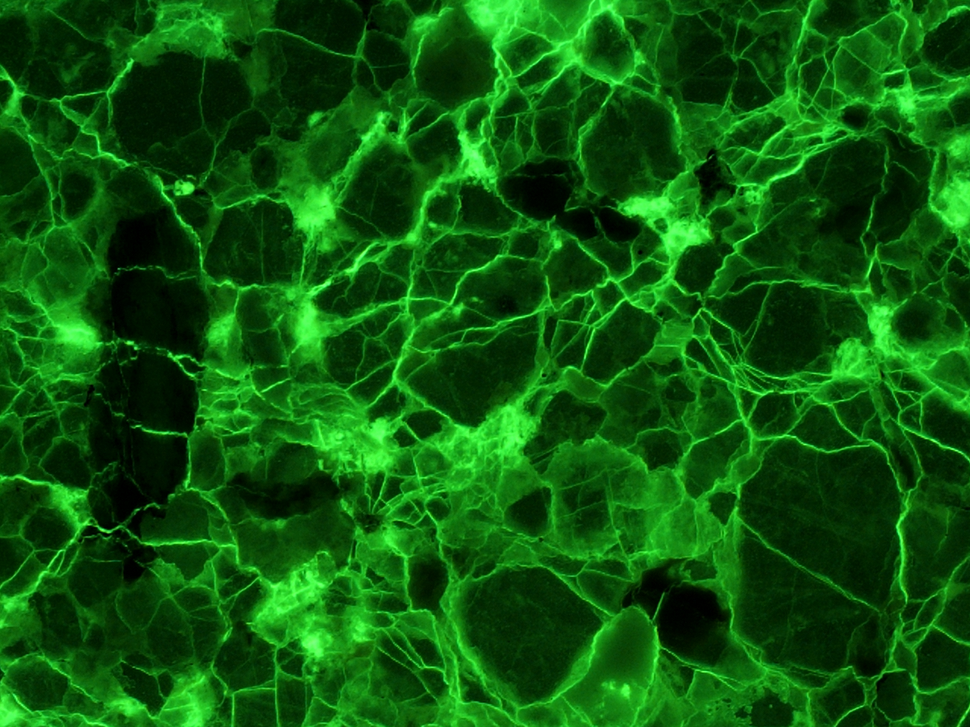
%> input picture MATLAB/BOSandstoneMicrocracksSegmentation2D/images/sandstone.tif, 970 x 727 px, shrunk from 1280 x 960 before the run
$ octave BOSandstoneMicrocracksSegmentation2D_TEST.m   (GNU Octave 9; MATLAB toolbox functions it lacks are replaced by stand-ins)
%> lines starting %> are read from the running program, lines starting %| are printed output that depends on the picture; in (x1, y1, x2, y2) boxes, pixels count from 0 and x2, y2 are one past the last pixel; in counts of white or black regions, pixels touching at a corner belong together; the program's own positions count from 1
### MATLAB/BOSandstoneMicrocracksSegmentation2D/BOSandstoneMicrocracksSegmentation2D.m
function imsk = BOSandstoneMicrocracksSegmentation2D(im,s1,s2,nr)
%%  BOSandstoneMicrocracksSegmentation2D - microcracks segmentation
%
%   REFERENCE:
%       Boguslaw Obara and Alena Kozusnikova and Jiri Scucka,
%       Automatic identification of microcracks observed on microscopic
%       images of coarse-grained sandstone,
%       International Journal of Rock Mechanics and Mining Sciences,
%       48, 4, 681-686, 2011.
%
%   INPUT:
%       im      - image
%       s1      - size
%       s2      - size
%       nr      - number of rotations
%
%   OUTPUT:
%       imsk    - skeleton
%
%   AUTHOR:
%       Boguslaw Obara, http://boguslawobara.net/
%
%   VERSION:
%       0.1 - 13/07/2010 First implementation
%       0.2 - 13/10/2010 Small updates

%% Top-Hat
immax = zeros(size(im),class(im));
for i=0:(180/nr):180-(180/nr)
    se = strel('line',s1,i);
    imtop = imtophat(im,se);
    immax = max(imtop,immax);
end
%% Threshold
level = graythresh(immax);
imth = immax>level;
%% Filter
immax = zeros(size(im))==1;
for i=0:(180/nr):180-(180/nr)
    se = strel('line',s2,1);
    ime = imerode(imth,se);
    imrec = imreconstruct(ime,imth);
    immax = max(immax,imrec);
end
%% Skeleton
imsk = bwmorph(immax,'skel',Inf);
imsk = bwmorph(imsk,'spur',1);
end

### MATLAB/BOSandstoneMicrocracksSegmentation2D/BOSandstoneMicrocracksSegmentation2D_TEST.m
%% Clear
clc; clear all; close all;
%% Load image
imrgb = imread('./images/sandstone.tif');
%> imrgb is the input picture: size 727x970x3 uint8; mean R, G, B 12.4, 87.9, 11.8
%% RGB -> G
im = imrgb(:,:,2);
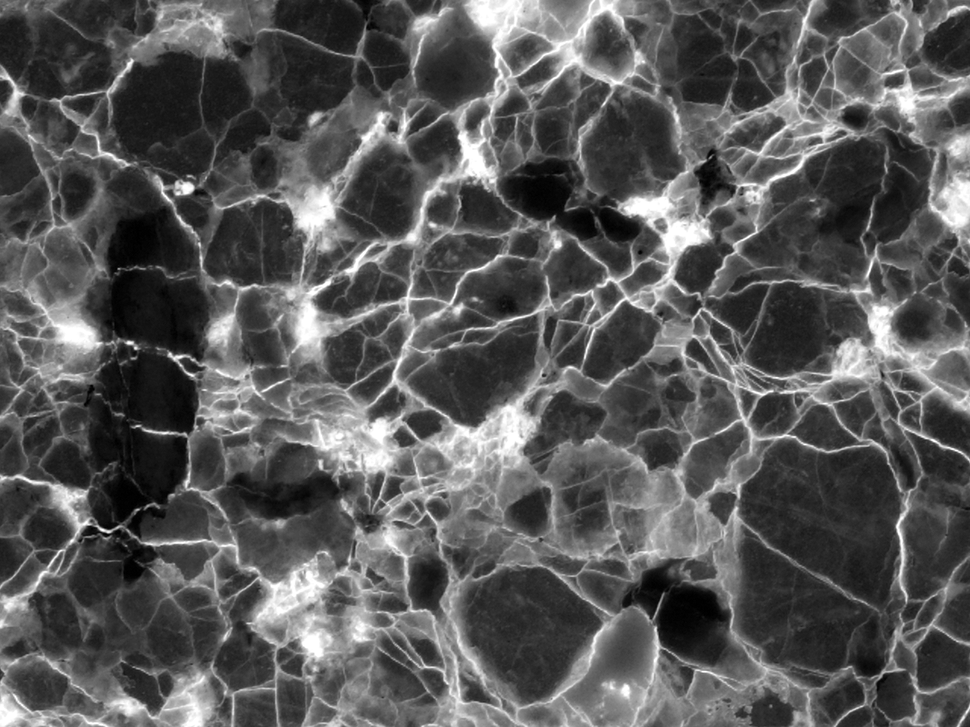
%> im: size 727x970 uint8; min 0, max 255, mean 87.9
%% Normalize
im = double(im); im = (im - min(im(:))) / (max(im(:)) - min(im(:)));
%% Segmentation
s1 = 10; s2 = 10; nr = 12;
imsk = BOSandstoneMicrocracksSegmentation2D(im,s1,s2,nr);
%> after the loop in BOSandstoneMicrocracksSegmentation2D, `for i=0:(180/nr):180-(180/nr)`:
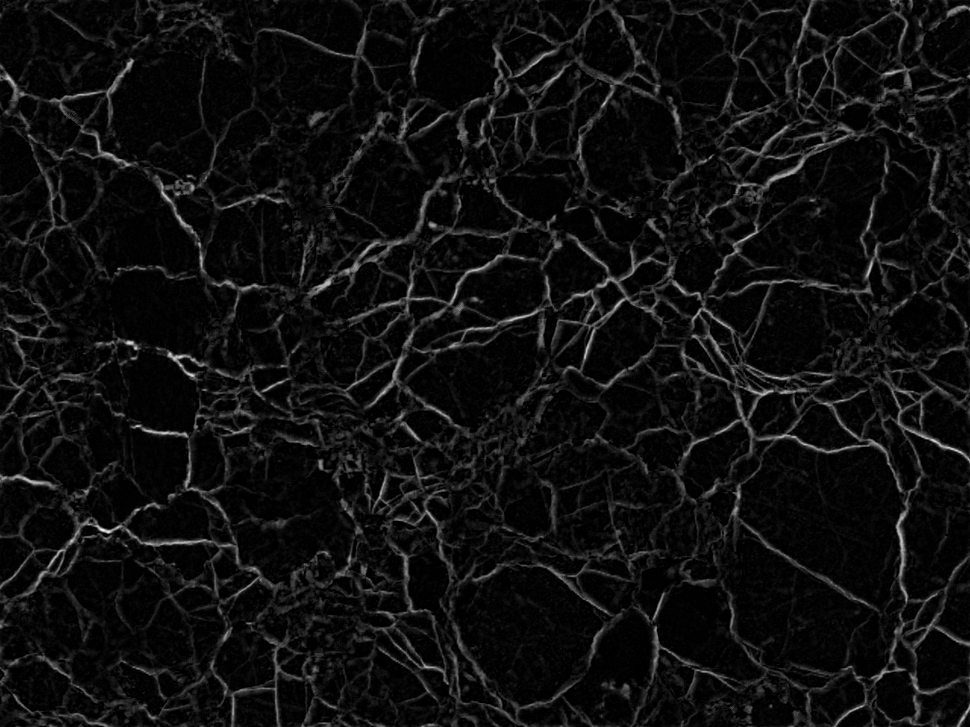
%> immax: size 727x970 double; min 0, max 0.937, mean 0.0599
%> in BOSandstoneMicrocracksSegmentation2D, `level = graythresh(immax);`: level = 0.141
%> in BOSandstoneMicrocracksSegmentation2D, `imth = immax>level;`:
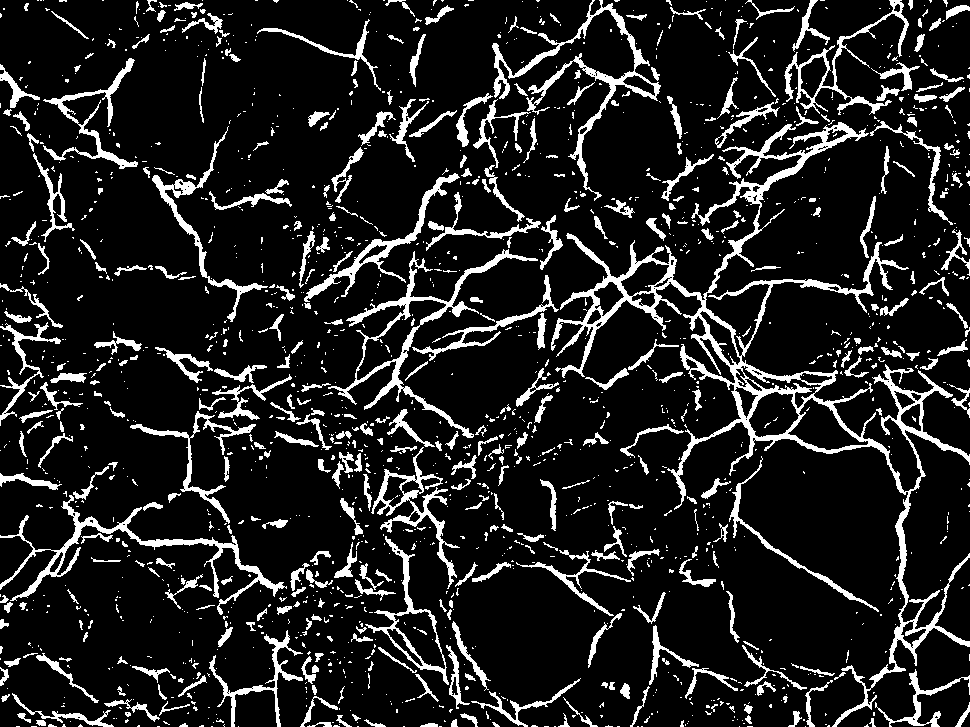
%> imth: size 727x970 logical; 12.9% white; 1688 white regions (1273 under 20 px), largest, box (x1, y1, x2, y2) and area: (551, 122, 970, 727) 17488, (328, 249, 538, 438) 3405, (492, 0, 661, 201) 3351
%> the loop in BOSandstoneMicrocracksSegmentation2D, `for i=0:(180/nr):180-(180/nr)` made 12 passes
%> pass 1, in BOSandstoneMicrocracksSegmentation2D, `ime = imerode(imth,se);`:
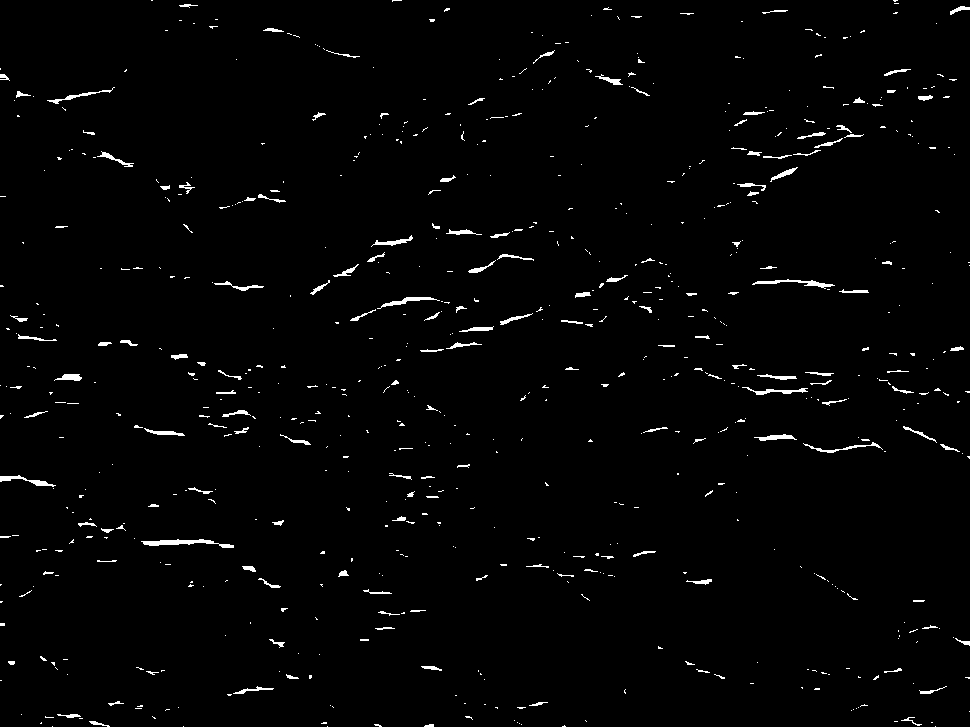
%> ime: size 727x970 logical; 1.6% white in thin lines or dots
%> in BOSandstoneMicrocracksSegmentation2D, `imsk = bwmorph(immax,'skel',Inf);`:
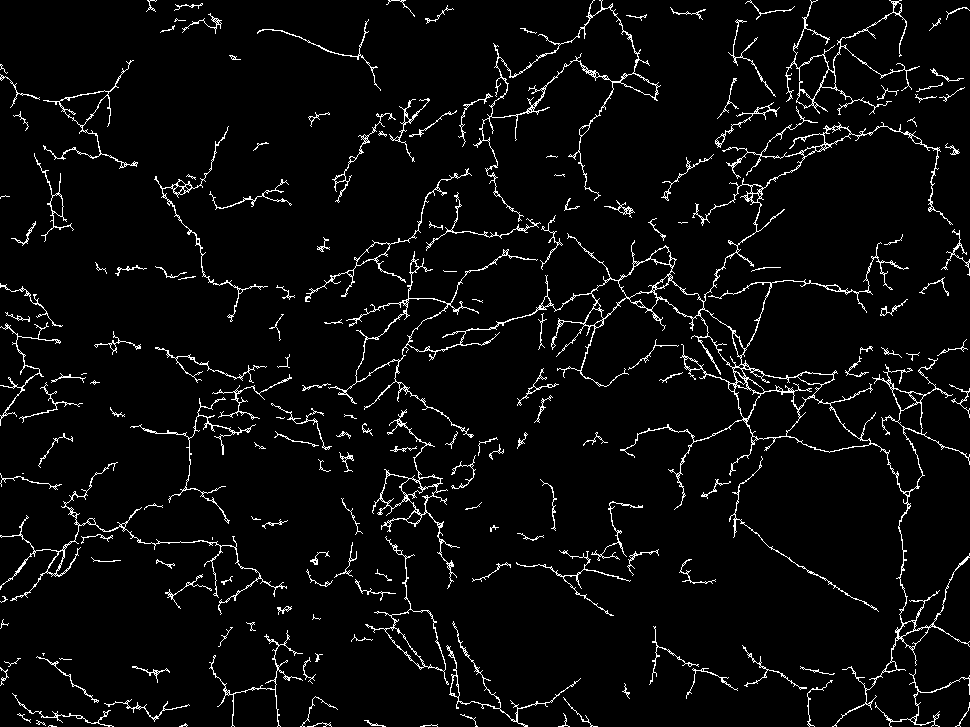
%> imsk: size 727x970 logical; 4.4% white in thin lines or dots
%> in BOSandstoneMicrocracksSegmentation2D, `imsk = bwmorph(imsk,'spur',1);`: imsk: size 727x970 logical; 4.3% white in thin lines or dots
%% Plot
figure, imagesc(imrgb);
set(gca,'ytick',[]); set(gca,'xtick',[]); axis equal; axis tight;
%% Plot
[B,L] = bwboundaries(imsk);
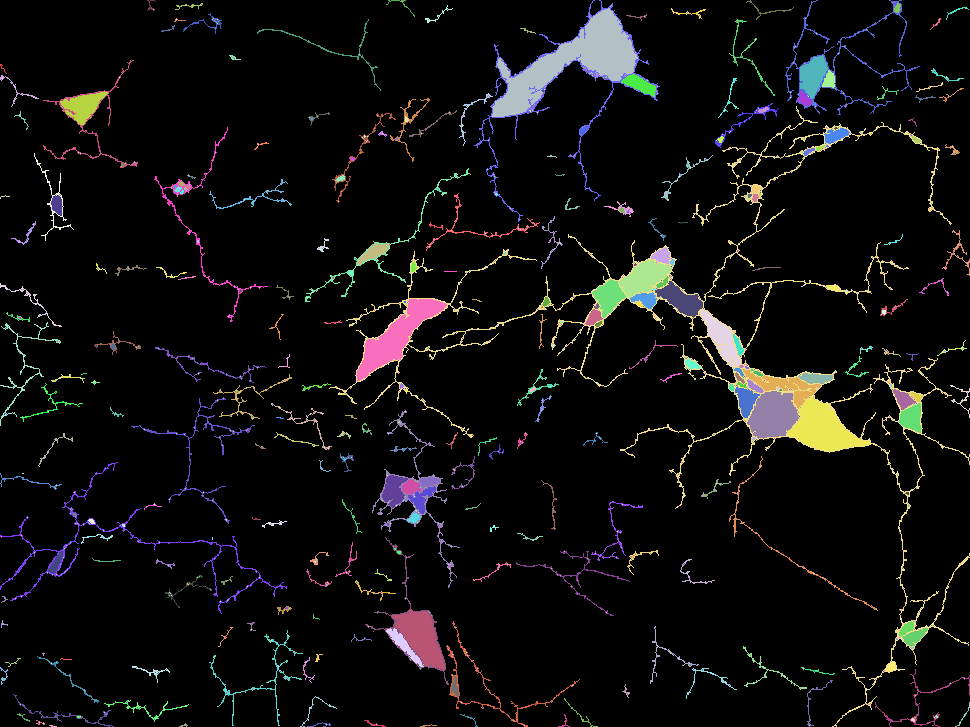
%> L: size 727x970 double; 1808 distinct labels, from 0 to 1807; one colour per label, 0 black
%> B = 1807 boundaries; largest, box (x1, y1, x2, y2) and points: (329, 106, 970, 727) 9272, (0, 462, 287, 614) 1616, (474, 0, 660, 222) 1469, (785, 0, 920, 115) 1285, (372, 410, 460, 588) 878
figure, imagesc(imrgb); hold on;
for k = 1:length(B)
   boundary = B{k};
   plot(boundary(:,2),boundary(:,1),'w','LineWidth',1)
end
%> this loop made 1807 passes
%> boundary on passes 18, 55: [474 23; 474 24; 474 23], [538 213; 539 213; 540 213; 539 213; 538 213]
set(gca,'ytick',[]); set(gca,'xtick',[]); axis equal; axis tight;
%> after `axis tight`:
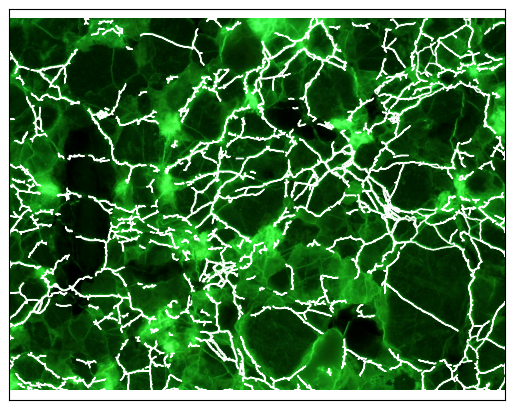
%> figure redrawn from the program's plot data
